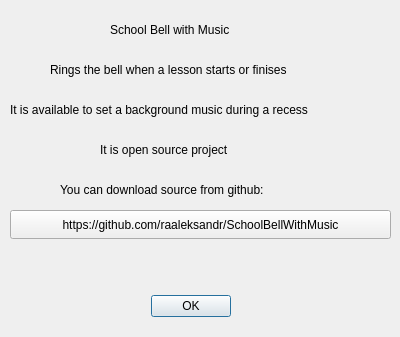
<?xml version="1.0" encoding="UTF-8"?>
<ui version="4.0">
 <class>Dialog</class>
 <widget class="QDialog" name="Dialog">
  <property name="geometry">
   <rect>
    <x>0</x>
    <y>0</y>
    <width>400</width>
    <height>337</height>
   </rect>
  </property>
  <property name="windowTitle">
   <string>Dialog</string>
  </property>
  <widget class="QDialogButtonBox" name="buttonBox">
   <property name="geometry">
    <rect>
     <x>20</x>
     <y>290</y>
     <width>211</width>
     <height>32</height>
    </rect>
   </property>
   <property name="orientation">
    <enum>Qt::Horizontal</enum>
   </property>
   <property name="standardButtons">
    <set>QDialogButtonBox::Ok</set>
   </property>
  </widget>
  <widget class="QLabel" name="label">
   <property name="geometry">
    <rect>
     <x>110</x>
     <y>20</y>
     <width>211</width>
     <height>20</height>
    </rect>
   </property>
   <property name="text">
    <string>School Bell with Music</string>
   </property>
  </widget>
  <widget class="QLabel" name="label_2">
   <property name="geometry">
    <rect>
     <x>50</x>
     <y>60</y>
     <width>321</width>
     <height>20</height>
    </rect>
   </property>
   <property name="text">
    <string>Rings the bell when a lesson starts or finises</string>
   </property>
  </widget>
  <widget class="QLabel" name="label_3">
   <property name="geometry">
    <rect>
     <x>10</x>
     <y>100</y>
     <width>371</width>
     <height>20</height>
    </rect>
   </property>
   <property name="text">
    <string>It is available to set a background music during a recess</string>
   </property>
  </widget>
  <widget class="QLabel" name="label_4">
   <property name="geometry">
    <rect>
     <x>100</x>
     <y>140</y>
     <width>261</width>
     <height>20</height>
    </rect>
   </property>
   <property name="text">
    <string>It is open source project</string>
   </property>
  </widget>
  <widget class="QLabel" name="label_5">
   <property name="geometry">
    <rect>
     <x>60</x>
     <y>180</y>
     <width>291</width>
     <height>20</height>
    </rect>
   </property>
   <property name="text">
    <string>You can download source from github:</string>
   </property>
  </widget>
  <widget class="QPushButton" name="openGithubPushButton">
   <property name="geometry">
    <rect>
     <x>10</x>
     <y>210</y>
     <width>381</width>
     <height>29</height>
    </rect>
   </property>
   <property name="text">
    <string>https://github.com/raaleksandr/SchoolBellWithMusic</string>
   </property>
  </widget>
 </widget>
 <resources/>
 <connections>
  <connection>
   <sender>buttonBox</sender>
   <signal>accepted()</signal>
   <receiver>Dialog</receiver>
   <slot>accept()</slot>
   <hints>
    <hint type="sourcelabel">
     <x>248</x>
     <y>254</y>
    </hint>
    <hint type="destinationlabel">
     <x>157</x>
     <y>274</y>
    </hint>
   </hints>
  </connection>
  <connection>
   <sender>buttonBox</sender>
   <signal>rejected()</signal>
   <receiver>Dialog</receiver>
   <slot>reject()</slot>
   <hints>
    <hint type="sourcelabel">
     <x>316</x>
     <y>260</y>
    </hint>
    <hint type="destinationlabel">
     <x>286</x>
     <y>274</y>
    </hint>
   </hints>
  </connection>
 </connections>
</ui>
